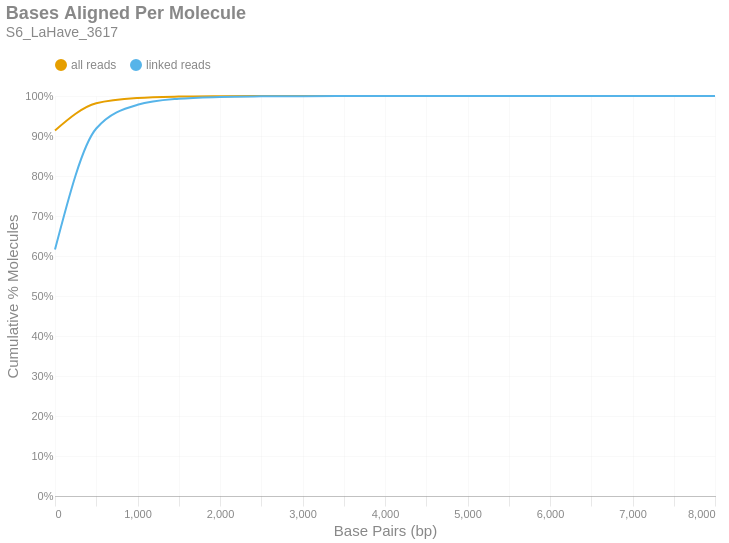

Notebook code cell kept with this figure:
### Markdown cell above
### Bases Aligned Per Molecule
This is a cumulative frequency distribution showing the number of base pairs aligned per unique molecule. These data are shown in 500 bp bins. There are two distributions: one with `all reads` (yellow) and another with only `linked reads` (blue). The percent of molecules in the `linked reads` distribution is relative to the total number of linked molecules.

### Code cell
if SKIPLR:
    print_html(f"Skipped")
else:
    binned_df = consolidated_hist(valids['aligned_bp'], mask, 500, True)
    with SafeRender(binned_df):
        (
            density_plot(binned_df, 'Bases Aligned Per Molecule', samplename, 'basesper')
            .encode(
                x=alt.X('bin:Q', title="Base Pairs (bp)").axis(tickMinStep=500).scale(padding=0),
                y=alt.Y('value:Q', title='Cumulative % Molecules')
                    .axis(format='%')
                    .scale(domain = [0,1])
                    .stack(False),
                color=alt.Color("key:N").scale(domain = ["all reads", "linked reads"]),
                tooltip = [
                    alt.Tooltip("key:N", title = "Data Type"),
                    alt.Tooltip("range_label:N", title="Bases Aligned Per Molecule"),
                    alt.Tooltip("value:Q", format = ".2%", title="% Molecules (Cum.)")
                ]
            )
        ).display()

### Figure 1 — Vega-Lite specification as saved in the notebook (floating-point values rounded to 4 significant figures)
{"width": "container", "height": 400, "config": {"title": {"anchor": "start", "dy": -15, "fontSize": 18, "color": "#888888", "subtitleColor": "#888888", "subtitleFontSize": 14}, "arc": {"fill": "#0072B2"}, "axis": {"domainColor": "#888888", "domainWidth": 0.5, "gridWidth": 0.2, "grid": false, "titleFontWeight": 400, "titleFontSize": 15, "labelFontSize": 11, "labelColor": "#888888", "tickColor": "#888888", "tickWidth": 0.2, "titleColor": "#888888"}, "axisBand": {"grid": false}, "axisX": {"grid": true, "tickSize": 10, "domainCap": "round"}, "axisY": {"domain": false, "grid": true, "tickSize": 0, "domainCap": "round"}, "background": "transparent", "header": {"labelFontSize": 15, "labelColor": "#888888", "titleFontSize": 15, "titleFontWeight": 600, "titleColor": "#888888"}, "legend": {"labelFont": "sans-serif", "labelFontSize": 12, "labelColor": "#888888", "symbolSize": 100, "symbolType": "circle", "titleFontSize": 12, "titlePadding": 10, "titleColor": "#888888", "title": null, "orient": "top"}, "range": {"category": ["#E69F00", "#56B4E9", "#009E73", "#F0E442", "#0072B2", "#D55E00", "#CC79A7", "#000000"], "diverging": ["#cfe8f3", "#a2d4ec", "#73bfe2", "#46abdb", "#1696d2", "#12719e"]}, "area": {"fill": "#0072B2", "fillOpacity": 0.7, "line": true, "strokeOpacity": 0.7}, "line": {"color": "#0072B2", "stroke": "#0072B2", "strokeWidth": 2}, "trail": {"color": "#0072B2", "stroke": "#0072B2", "strokeWidth": 0, "size": 1}, "point": {"filled": true, "fillOpacity": 1.0, "size": 95}, "text": {"color": "#888888", "fontSize": 11, "align": "right", "fontWeight": 400, "size": 11}, "bar": {"fill": "#0072B2", "stroke": null}, "view": {"stroke": null, "continuousWidth": 660, "continuousHeight": 400}}, "data": {"name": "data-61a33833faa5e8a3cfc6a91818bfe2d8"}, "mark": {"type": "line", "interpolate": "monotone", "point": {"opacity": 0, "size": 275}}, "encoding": {"color": {"field": "key", "scale": {"domain": ["all reads", "linked reads"]}, "type": "nominal"}, "tooltip": [{"field": "key", "title": "Data Type", "type": "nominal"}, {"field": "range_label", "title": "Bases Aligned Per Molecule", "type": "nominal"}, {"field": "value", "format": ".2%", "title": "% Molecules (Cum.)", "type": "quantitative"}], "x": {"axis": {"tickMinStep": 500}, "field": "bin", "scale": {"padding": 0}, "title": "Base Pairs (bp)", "type": "quantitative"}, "y": {"axis": {"format": "%"}, "field": "value", "scale": {"domain": [0, 1]}, "stack": false, "title": "Cumulative % Molecules", "type": "quantitative"}}, "params": [{"name": "param_c36ac31b6afebe62", "select": {"type": "point", "fields": ["key"]}, "bind": "legend"}], "title": {"text": "Bases Aligned Per Molecule", "subtitle": "S6_LaHave_3617"}, "transform": [{"fold": ["all reads (cumsum)", "linked reads (cumsum)"]}, {"calculate": "replace(datum.key, ' (cumsum)', '')", "as": "key"}, {"filter": {"param": "param_c36ac31b6afebe62"}}], "usermeta": {"embedOptions": {"downloadFileName": "S6_LaHave_3617.basesper"}}, "$schema": "https://vega.github.io/schema/vega-lite/v6.1.0.json", "datasets": {"data-61a33833faa5e8a3cfc6a91818bfe2d8": [{"bin": "0.0", "interval": "0.0-500.0", "all reads": 0.914, "linked reads": 0.616, "all reads (cumsum)": 0.914, "linked reads (cumsum)": 0.616, "range_label": "0-499"}, {"bin": "500.0", "interval": "500.0-1000.0", "all reads": 0.06785, "linked reads": 0.3027, "all reads (cumsum)": 0.9818, "linked reads (cumsum)": 0.9187, "range_label": "500-999"}, {"bin": "1000.0", "interval": "1000.0-1500.0", "all reads": 0.01327, "linked reads": 0.0593, "all reads (cumsum)": 0.9951, "linked reads (cumsum)": 0.978, "range_label": "1000-1499"}, {"bin": "1500.0", "interval": "1500.0-2000.0", "all reads": 0.003376, "linked reads": 0.01509, "all reads (cumsum)": 0.9985, "linked reads (cumsum)": 0.9931, "range_label": "1500-1999"}, {"bin": "2000.0", "interval": "2000.0-2500.0", "all reads": 0.001001, "linked reads": 0.004476, "all reads (cumsum)": 0.9995, "linked reads (cumsum)": 0.9976, "range_label": "2000-2499"}, {"bin": "2500.0", "interval": "2500.0-3000.0", "all reads": 0.0003293, "linked reads": 0.001472, "all reads (cumsum)": 0.9998, "linked reads (cumsum)": 0.9991, "range_label": "2500-2999"}, {"bin": "3000.0", "interval": "3000.0-3500.0", "all reads": 0.0001227, "linked reads": 0.0005486, "all reads (cumsum)": 0.9999, "linked reads (cumsum)": 0.9996, "range_label": "3000-3499"}, {"bin": "3500.0", "interval": "3500.0-4000.0", "all reads": 4.584e-05, "linked reads": 0.0002049, "all reads (cumsum)": 1.0, "linked reads (cumsum)": 0.9998, "range_label": "3500-3999"}, {"bin": "4000.0", "interval": "4000.0-4500.0", "all reads": 1.922e-05, "linked reads": 8.591e-05, "all reads (cumsum)": 1.0, "linked reads (cumsum)": 0.9999, "range_label": "4000-4499"}, {"bin": "4500.0", "interval": "4500.0-5000.0", "all reads": 1.111e-05, "linked reads": 4.967e-05, "all reads (cumsum)": 1.0, "linked reads (cumsum)": 1.0, "range_label": "4500-4999"}, {"bin": "5000.0", "interval": "5000.0-5500.0", "all reads": 4.104e-06, "linked reads": 1.834e-05, "all reads (cumsum)": 1.0, "linked reads (cumsum)": 1.0, "range_label": "5000-5499"}, {"bin": "5500.0", "interval": "5500.0-6000.0", "all reads": 2.002e-06, "linked reads": 8.949e-06, "all reads (cumsum)": 1.0, "linked reads (cumsum)": 1.0, "range_label": "5500-5999"}, {"bin": "6000.0", "interval": "6000.0-6500.0", "all reads": 1.802e-06, "linked reads": 8.054e-06, "all reads (cumsum)": 1.0, "linked reads (cumsum)": 1.0, "range_label": "6000-6499"}, {"bin": "6500.0", "interval": "6500.0-7000.0", "all reads": 6.006e-07, "linked reads": 2.685e-06, "all reads (cumsum)": 1.0, "linked reads (cumsum)": 1.0, "range_label": "6500-6999"}, {"bin": "7000.0", "interval": "7000.0-7500.0", "all reads": 3.003e-07, "linked reads": 1.342e-06, "all reads (cumsum)": 1.0, "linked reads (cumsum)": 1.0, "range_label": "7000-7499"}, {"bin": "7500.0", "interval": "7500.0-8000.0", "all reads": 1.001e-07, "linked reads": 4.474e-07, "all reads (cumsum)": 1.0, "linked reads (cumsum)": 1.0, "range_label": "7500-7999"}, {"bin": "8000.0", "interval": "8000.0-8500.0", "all reads": 4.004e-07, "linked reads": 1.79e-06, "all reads (cumsum)": 1.0, "linked reads (cumsum)": 1.0, "range_label": "8000-8499"}]}}
